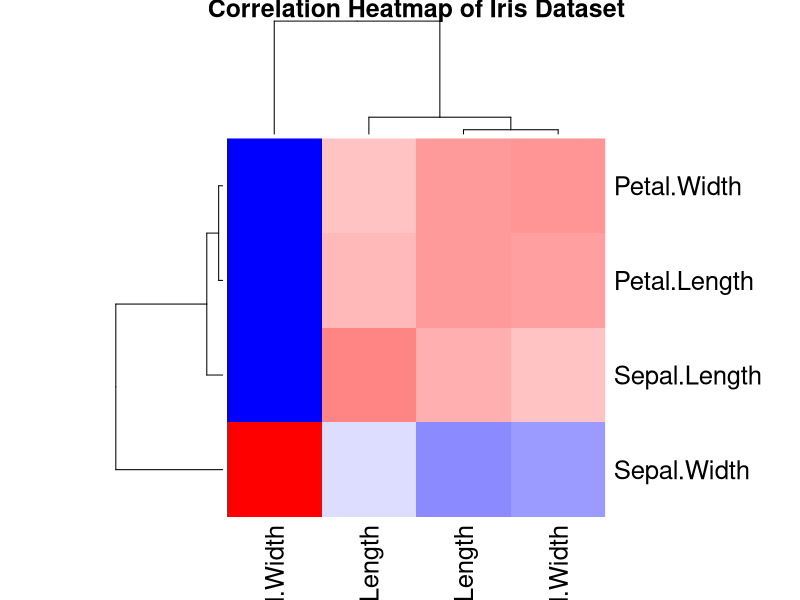
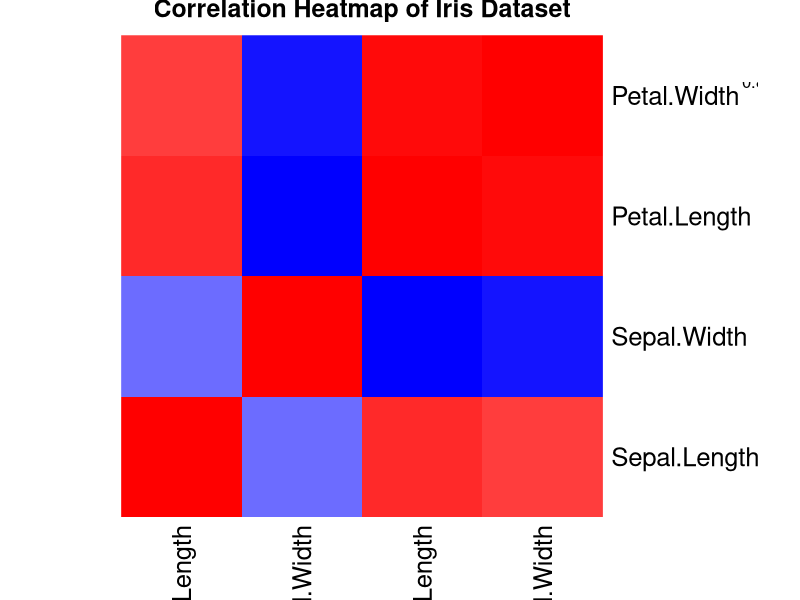
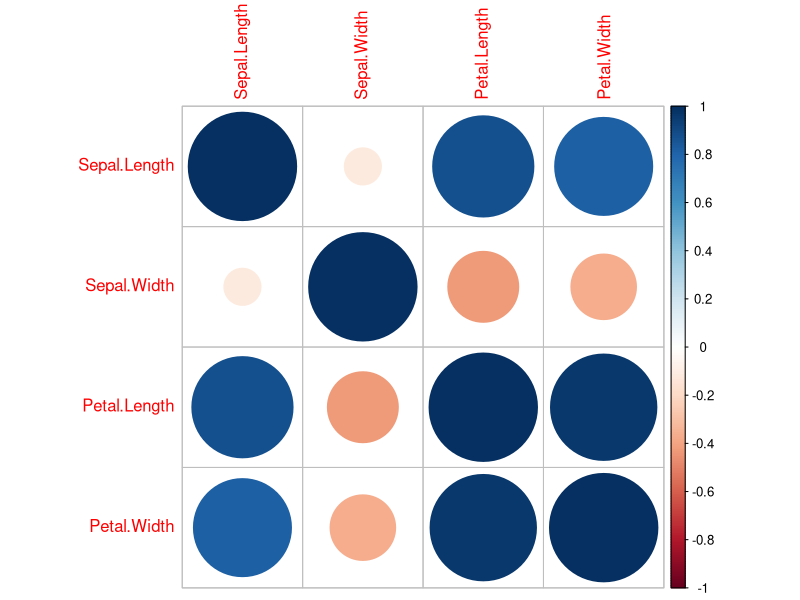
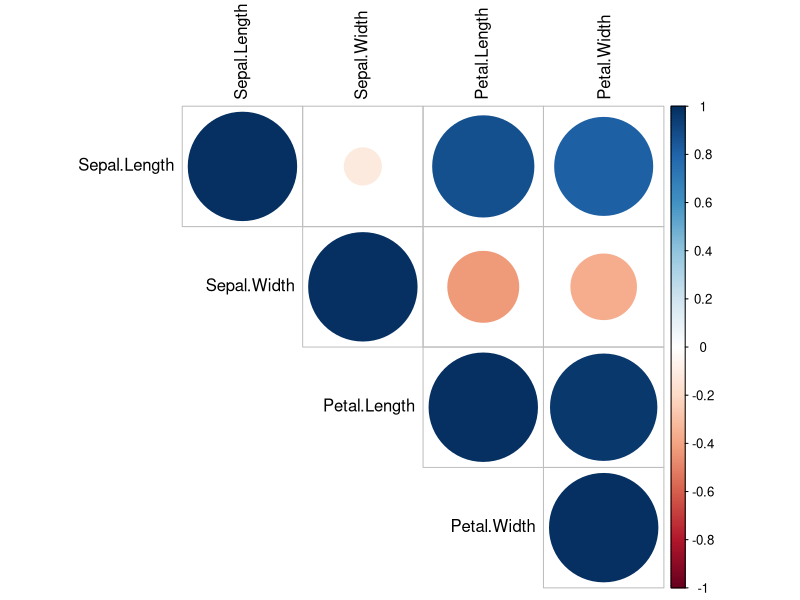
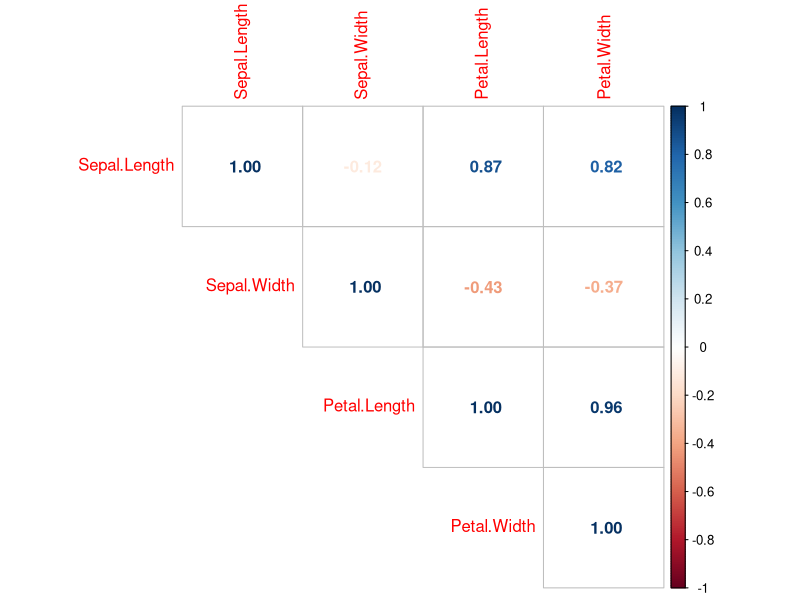
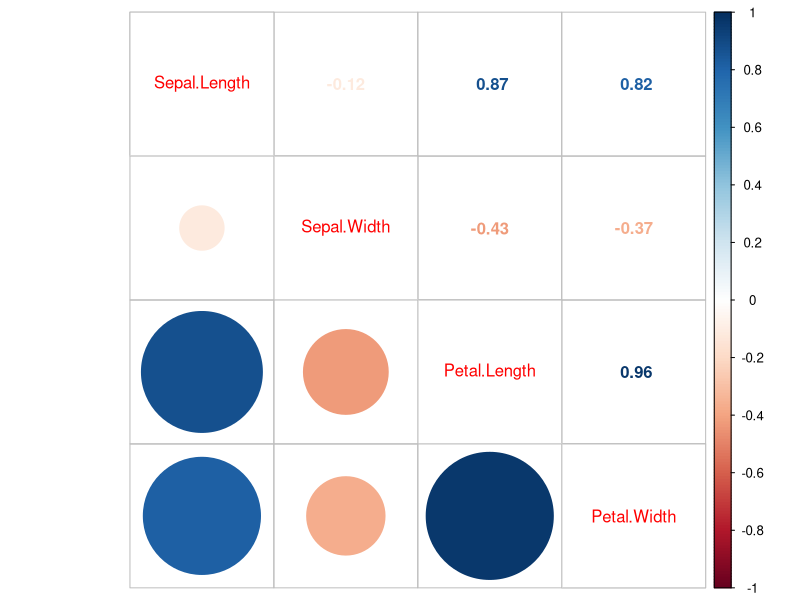
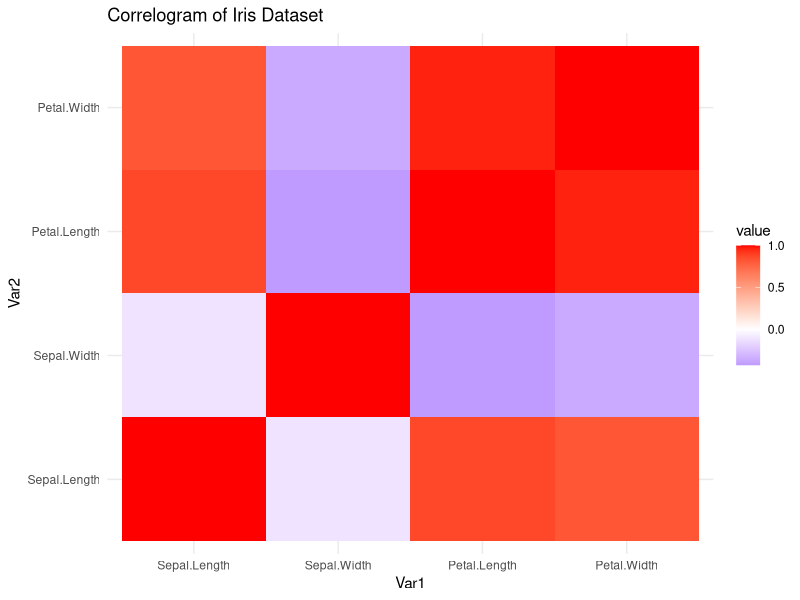
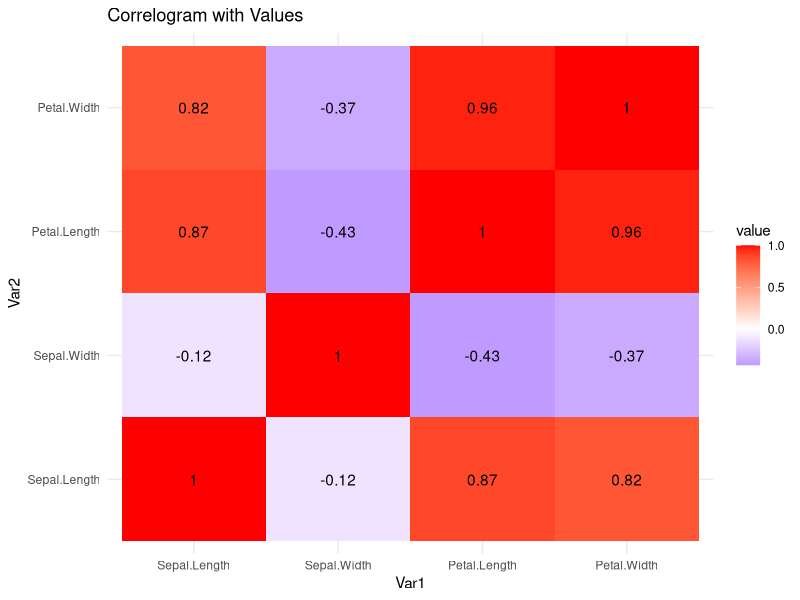

The R source for these figures, in order:
# Load dataset
data(iris)
# Select numeric columns
iris_num <- iris[, 1:4]
# Compute correlation matrix
corr_matrix <- cor(iris_num)
print(corr_matrix)
# HEATMAP (Base R)
heatmap( corr_matrix, col = colorRampPalette(c("blue", "white", "red"))(100), main = "Correlation Heatmap of Iris Dataset"
)
# Heatmap without clustering
heatmap(
  corr_matrix, col = colorRampPalette(c("blue", "white", "red"))(100), Rowv = NA, Colv = NA, scale = "none", main = "Correlation Heatmap of Iris Dataset"
)
# Add correlation values on heatmap
text(
  x = col(corr_matrix), y = nrow(corr_matrix) - row(corr_matrix) + 1, labels = round(corr_matrix, 2)
)
# CORRPLOT
# Install once (comment after first use)
install.packages("corrplot")
library(corrplot)
# Basic corrplot
corrplot(corr_matrix)
# Circle style (upper triangle)
corrplot(
  corr_matrix, method = "circle", type = "upper", tl.col = "black"
)
# Numbersstyle
corrplot( corr_matrix, method = "number", type = "upper"
)
# Mixed correlogram
corrplot.mixed( corr_matrix,lower = "circle", upper = "number"
)
# ---------------- GGPLOT2 CORRELOGRAM ---------------- # install.packages("reshape2")
# install.packages("ggplot2")
library(reshape2)
library(ggplot2)
# Convert to long format
corr_long <- melt(corr_matrix)
# Basic correlogram
ggplot(corr_long, aes(Var1, Var2, fill = value)) +
  geom_tile() +
  scale_fill_gradient2(
    low = "blue", mid = "white", high = "red", midpoint = 0
  ) +
  theme_minimal() +
  labs(title = "Correlogram of Iris Dataset")
# Correlogram with values
ggplot(corr_long, aes(Var1, Var2, fill = value)) +
  geom_tile() +
  geom_text(aes(label = round(value, 2))) +
  scale_fill_gradient2(
    low = "blue", mid = "white", high = "red", midpoint = 0
  ) +
  theme_minimal() +
  labs(title = "Correlogram with Values")
# ---------------- GGALLY ADVANCED ---------------- # install.packages("GGally")
library(GGally)
# Correlation plot with labels
ggcorr(
  iris_num, label = TRUE, label_round = 2
)
# Scatter plot matrix
ggpairs(
  iris, columns = 1:4, aes(color = Species)
)
